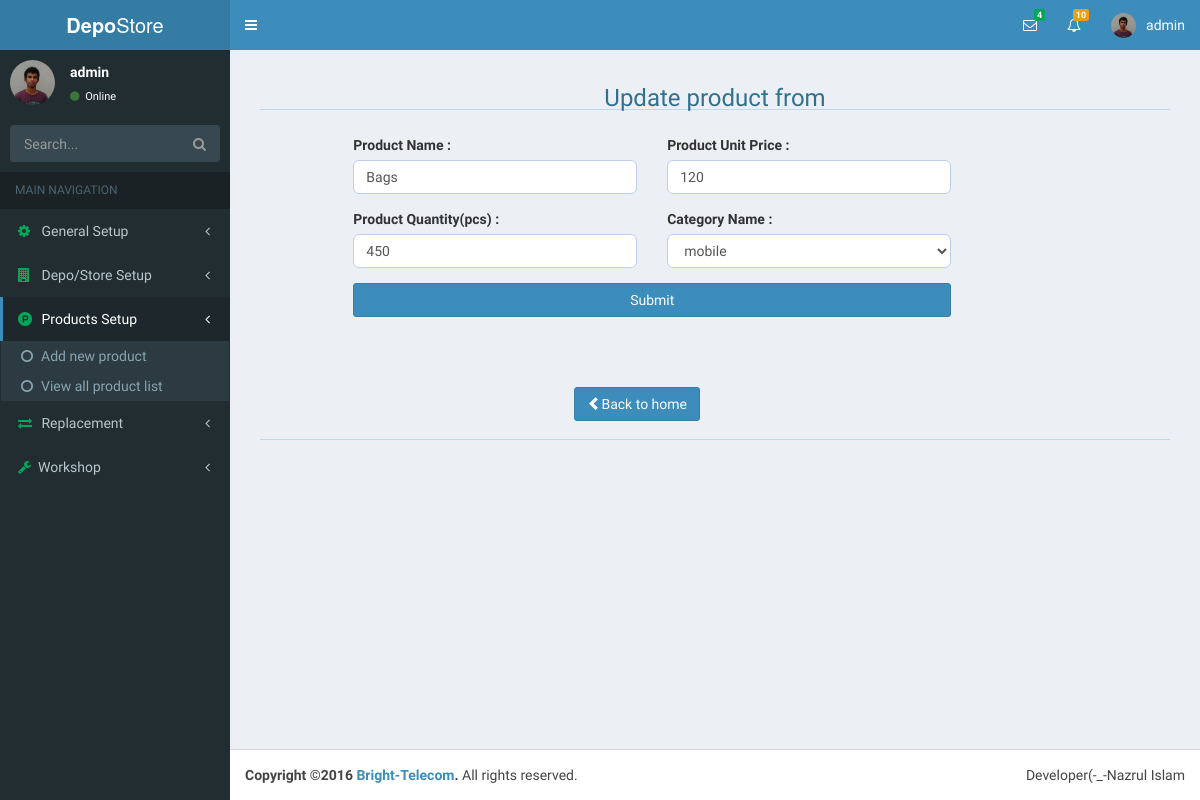
The app's page /index.php?page=productEdit&folder=products&proEditId=1 (signed in) with its own data.
### tables this page shows
CREATE TABLE `user` (
  `id` int(11) NOT NULL,
  `userName` varchar(20) NOT NULL,
  `password` varchar(42) NOT NULL,
  `userType` varchar(20) NOT NULL,
  `last_login` timestamp NOT NULL DEFAULT CURRENT_TIMESTAMP,
  `status` varchar(8) NOT NULL
);

CREATE TABLE `products` (
  `id` int(11) NOT NULL,
  `user_id` int(11) NOT NULL,
  `cat_id` int(11) NOT NULL,
  `pro_name` varchar(30) NOT NULL,
  `pro_price` int(6) NOT NULL,
  `quantity` int(6) NOT NULL,
  `total_price` int(11) NOT NULL,
  `uploader` varchar(30) NOT NULL,
  `entry_date` date NOT NULL
);

CREATE TABLE `category` (
  `id` int(11) NOT NULL,
  `catName` varchar(40) NOT NULL
);

### necessaryClass/user.php (called while the page is built, shortened)
<?php
class loginUser{
	public function userType(){
		if($_SESSION['userType']=='admin' OR $_SESSION['userType']=='superadmin'){
			return $_SESSION['userType'];
		}
		return false;
	}
}
$obj = new loginUser;
?>

### products/productEdit.php (the view, shortened to what this page needs)
<?php
	require('database.php');
	$proEditId=$_GET['proEditId'];
	$proEditSelect=$db->prepare("SELECT products.*,category.catName FROM products LEFT JOIN category ON products.cat_id=category.id WHERE products.id=?");
	$proEditSelect->bindParam(1,$proEditId);
	$proEditSelect->execute();
	$proEditRow=$proEditSelect->fetch(PDO::FETCH_ASSOC);
?>
<div class="container-fluid">
	<div class="row">
		<div class="col-sm-12" style="margin-bottom:20px;">
			<h3 class="text-center text-info">Update product from</h3>
			<hr>
		</div>
	</div>
	<div class="row">
		<form action="action/productEditAction.php" method="post">
			<div class="col-sm-10 col-sm-offset-1">
				<div class="col-sm-5">
					<div class="form-group">
						<label for="proName">Product Name :</label>
						<input type="text" id="proName" name="proName" placeholder="Enter your product name" class="form-control" value="<?php echo $proEditRow['pro_name'];?>">
					</div>
				</div>
				<div class="col-sm-5">
					<div class="form-group">
						<label for="proPrice">Product Unit Price :</label>
						<input type="number" id="proPrice" name="proPrice" placeholder="Enter your product price" class="form-control" value="<?php echo $proEditRow['pro_price'];?>">
					</div>
				</div>
				<div class="col-sm-5">
					<div class="form-group">
						<label for="proQuantity">Product Quantity(pcs) :</label>
						<input type="number" id="proQuantity" name="proQuantity" placeholder="Enter your product quantity" class="form-control" value="<?php echo $proEditRow['quantity'];?>">
					</div>
				</div>
				<div class="col-sm-5">
					<div class="form-group">
						<label for="proName">Category Name :</label>
						<select name="catName" class="form-control">
							<option value="<?php echo $proEditRow['cat_id'];?>"><?php echo $proEditRow['catName'];?></option>
						</select>
					</div>
				</div>
				<div class="col-sm-10">
					<button class="btn btn-primary btn-block">Submit</button><br>
				</div>
			</div>
		</form>
	</div>
	<div class="row">
		<div class="col-sm-5 col-sm-offset-1" style="margin-top:50px;">
			<a href="index.php?page=productViewList&folder=products" class="btn btn-primary pull-right">
				<i class="glyphicon glyphicon-chevron-left"></i>Back to home
			</a>
		</div>
	</div>
	<div class="row">
		<div class="col-sm-12" style="margin-top:30px;">
			<hr>
		</div>
	</div>
</div>

### include/header.php (shortened to what this page needs)
<?php
require('database.php');
require('necessaryClass/user.php');
$userId=$_SESSION['userId'];
$userNameSelect=$db->prepare("SELECT * FROM `user` WHERE id=?");
$userNameSelect->bindParam(1,$userId);
$userNameSelect->execute();
$userNameRow=$userNameSelect->fetch(PDO::FETCH_ASSOC);
?>
<!DOCTYPE html>
<html>
	<head>
	  <link rel="stylesheet" href="bootstrap/css/bootstrap.min.css">
	  <link rel="stylesheet" href="https://cdnjs.cloudflare.com/ajax/libs/font-awesome/4.5.0/css/font-awesome.min.css">
	  <link rel="stylesheet" href="../datepicker/css/datepicker.css">
	  <link rel="stylesheet" href="dist/css/AdminLTE.min.css">
	       <link href="http://ajax.googleapis.com/ajax/libs/jqueryui/1.8/themes/base/jquery-ui.css" rel="stylesheet" type="text/css"/>
	  <link rel="stylesheet" href="dist/css/skins/_all-skins.min.css">
	  <link rel="stylesheet" href="datepicker/css/datepicker.css">
	  <link rel="stylesheet" href="plugins/bootstrap-wysihtml5/bootstrap3-wysihtml5.min.css">
	</head>
	<body class="hold-transition skin-blue sidebar-mini">
		<div class="wrapper">
		  <header class="main-header">
		    <a href="index.php" class="logo">
		      <span class="logo-lg"><b>Depo</b>Store</span>
		    </a>
		    <nav class="navbar navbar-static-top">
		      <a href="#" class="sidebar-toggle" data-toggle="offcanvas" role="button">
		      </a>
		      <div class="navbar-custom-menu">
		        <ul class="nav navbar-nav">
		          <li class="dropdown messages-menu">
		            <a href="#" class="dropdown-toggle" data-toggle="dropdown">
		              <i class="fa fa-envelope-o"></i>
		              <span class="label label-success">4</span>
		            </a>
		          </li>
		          <li class="dropdown notifications-menu">
		            <a href="#" class="dropdown-toggle" data-toggle="dropdown">
		              <i class="fa fa-bell-o"></i>
		              <span class="label label-warning">10</span>
		            </a>
		          </li>
		          <li class="dropdown user user-menu">
		            <a href="#" class="dropdown-toggle" data-toggle="dropdown">
		              <img src="dist/img/user2-160x160.jpg" class="user-image" alt="User Image">
		              <span class="hidden-xs"><?php echo $userNameRow['userName'];?></span>
		            </a>
		          </li>
		        </ul>
		      </div>
		    </nav>
		  </header>

### include/sideBar.php (shortened to what this page needs)
<aside class="main-sidebar">
    <section class="sidebar">
      <div class="user-panel">
        <div class="pull-left image">
          <img src="dist/img/user2-160x160.jpg" class="img-circle" alt="User Image">
        </div>
        <div class="pull-left info">
          <p><?php echo $userNameRow['userName'];?></p>
          <a href="#"><i class="fa fa-circle text-success"></i> Online</a>
        </div>
      </div>
      <form action="#" method="get" class="sidebar-form">
        <div class="input-group">
          <input type="text" name="q" class="form-control" placeholder="Search...">
              <span class="input-group-btn">
                <button type="submit" name="search" id="search-btn" class="btn btn-flat"><i class="fa fa-search"></i>
                </button>
              </span>
        </div>
      </form>
      <ul class="sidebar-menu">
        <li class="header">MAIN NAVIGATION</li>
        <?php
        	if($obj->userType()){
        ?>
	        <li class="<?php echo(isset($_GET['folder']) && $_GET['folder']=='setup')?'active':null;?> treeview">
	          <a href="#">
	            <i class="fa fa-cog text-green"></i> <span>General Setup</span>
	            <span class="pull-right-container">
	              <i class="fa fa-angle-left pull-right"></i>
	            </span>
	          </a>
	        </li>
        <?php } ?>
        <li class="<?php echo(isset($_GET['folder']) && $_GET['folder']=='depoinfo')?'active':null;?> treeview">
          <a href="#">
            <i class="fa fa-building text-green"></i> <span>Depo/Store Setup</span>
            <span class="pull-right-container">
              <i class="fa fa-angle-left pull-right"></i>
            </span>
          </a>
        </li>
        <?php
        	if($obj->userType()){
        ?>
	        <li class="<?php echo(isset($_GET['folder']) && $_GET['folder']=='products')?'active':null;?> treeview">
	          <a href="#">
	            <i class="fa fa-product-hunt text-green"></i> <span>Products Setup</span>
	            <span class="pull-right-container">
	              <i class="fa fa-angle-left pull-right"></i>
	            </span>
	          </a>
	          <ul class="treeview-menu">
	            <li class="<?php echo (isset($_GET['page']) && $_GET['page']=='productSetup')? 'active':null;?>"><a href="index.php?page=productSetup&folder=products"><i class="fa fa-circle-o"></i>Add new product</a></li>
	            <li class="<?php echo(isset($_GET['page']) && $_GET['page']=='productViewList')?'active':null;?>">
	            	<a href="index.php?page=productViewList&folder=products"><i class="fa fa-circle-o"></i>View all product list</a>
	            </li>
	          </ul>
	        </li>
        <?php } ?>
        <li class="<?php echo(isset($_GET['folder']) && $_GET['folder']=='replace')?'active':null;?> treeview">
        	<a href="#">
            <i class="fa fa-exchange text-green"></i> <span>Replacement</span>
            <span class="pull-right-container">
              <i class="fa fa-angle-left pull-right"></i>
            </span>
          </a>
        </li>
         <?php
         	if($obj->userType()){
         ?>
	        <li class="<?php echo(isset($_GET['folder']) && $_GET['folder']=='workshop')?'active':null;?> treeview">
	          <a href="#">
	            <i class="fa fa-wrench text-green"></i><span>Workshop</span>
	            <span class="pull-right-container">
	              <i class="fa fa-angle-left pull-right"></i>
	            </span>
	          </a>
	        </li>
        <?php } ?>
      </ul>
    </section>
  </aside>

### records on screen
user: userName "admin"
products: proName "Bags", proPrice "120", proQuantity "450", catName "mobile"
